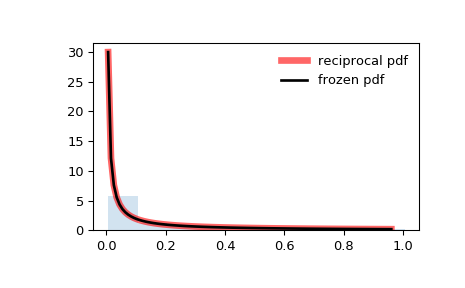

This figure's Python source:
from scipy.stats import reciprocal
import matplotlib.pyplot as plt
fig, ax = plt.subplots(1, 1)

# Calculate a few first moments:

a, b = 0.00623, 1.01
mean, var, skew, kurt = reciprocal.stats(a, b, moments='mvsk')

# Display the probability density function (``pdf``):

x = np.linspace(reciprocal.ppf(0.01, a, b),
                reciprocal.ppf(0.99, a, b), 100)
ax.plot(x, reciprocal.pdf(x, a, b),
       'r-', lw=5, alpha=0.6, label='reciprocal pdf')

# Alternatively, the distribution object can be called (as a function)
# to fix the shape, location and scale parameters. This returns a "frozen"
# RV object holding the given parameters fixed.

# Freeze the distribution and display the frozen ``pdf``:

rv = reciprocal(a, b)
ax.plot(x, rv.pdf(x), 'k-', lw=2, label='frozen pdf')

# Check accuracy of ``cdf`` and ``ppf``:

vals = reciprocal.ppf([0.001, 0.5, 0.999], a, b)
np.allclose([0.001, 0.5, 0.999], reciprocal.cdf(vals, a, b))
# True

# Generate random numbers:

r = reciprocal.rvs(a, b, size=1000)

# And compare the histogram:

ax.hist(r, density=True, histtype='stepfilled', alpha=0.2)
ax.legend(loc='best', frameon=False)
plt.show()
